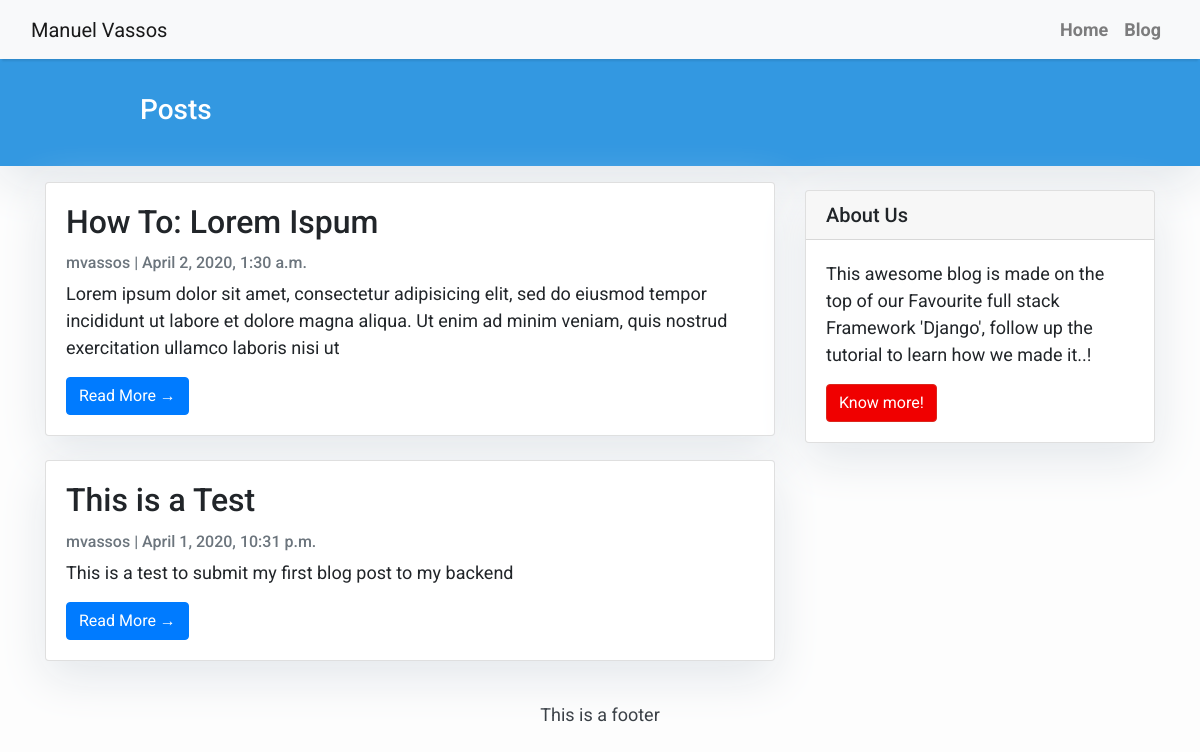
Screenshot of /blog/ with the database file from the repository.
### weblog/models.py (models this page shows, shortened)
class Post(models.Model):
    title = models.CharField(max_length=100, unique=True)
    slug = models.SlugField(max_length=100, unique=True)
    body = models.TextField()
    author = models.ForeignKey(User, on_delete=models.CASCADE, related_name='blog_posts')
    created_on = models.DateTimeField(db_index=True, auto_now_add=True)
    updated_on = models.DateTimeField(auto_now=True)
    status = models.IntegerField(choices=STATUS, default=0)
    class Meta:
        ordering = ['-created_on']

### weblog/views.py (the view)
# urls.py: path('blog/', views.PostList.as_view(), name='blog'),
class PostList(generic.ListView):
    queryset = Post.objects.filter(status=1).order_by('-created_on')
    template_name = 'index.html'

### templates/index.html (shortened to what this page needs)
{% extends "base.html" %}
{% block content %}
<header class="masthead">
    <div class="container">
        <div class="row">
            <div class=" col-md-8 col-md-10 mx-auto">
                <div class="site-heading">
                    <h3 class=" site-heading my-4 mt-3 text-white"> Posts </h3>
            </div>
        </div>
    </div>
</header>
<div class="container">
    <div class="row">
        <div class="col-md-8 mt-3 left">
            {% for post in post_list %}
            <div class="card mb-4">
                <div class="card-body">
                    <h2 class="card-title">{{ post.title }}</h2>
                    <p class="card-text text-muted h6">{{ post.author }} | {{ post.created_on}} </p>
                    <p class="card-text">{{post.body|slice:":200" }}</p>
                    <a href="{% url 'post_detail' post.slug  %}" class="btn btn-primary">Read More &rarr;</a>
                </div>
            </div>
            {% endfor %}
        </div>
        {% block sidebar %} {% include 'sidebar.html' %} {% endblock sidebar %}
    </div>
</div>
{%endblock%}

### templates/base.html (shortened to what this page needs)
<!DOCTYPE html>
<html>
    <head>
        <link rel="stylesheet" href="https://maxcdn.bootstrapcdn.com/bootstrap/4.0.0/css/bootstrap.min.css"
 />
    </head>
    <body>
        <nav class="navbar navbar-expand-lg navbar-light bg-light shadow" id="mainNav">
            <div class="container-fluid">
                <a class="navbar-brand" href="{% url 'home' %}">Manuel Vassos</a>
                <div class="collapse navbar-collapse" id="navbarResponsive">
                    <ul class="navbar-nav ml-auto">
                        <li class="nav-item text-black">
                            <a class="nav-link text-black font-weight-bold" href="{% url 'home' %}">Home</a>
                        </li>
                        <li class="nav-item text-black">
                            <a class="nav-link text-black font-weight-bold" href="{% url 'blog' %}">Blog</a>
                        </li>
                    </ul>
                </div>
            </div>
        </nav>
        {% block content %}{% endblock content %}
        <footer class="py-3 bg-grey">
            <p class="m-0 text-dark text-center ">This is a footer</p>
        </footer>
    </body>
</html>

### templates/sidebar.html (shortened to what this page needs)
        <div class="col-md-4 float-right ">
        <div class="card my-4">
                <h5 class="card-header">About Us</h5>
            <div class="card-body">
                <p class="card-text"> This awesome blog is made on the top of our Favourite full stack Framework 'Django', follow up the tutorial to learn how we made it..!</p>
                <a href="https://djangocentral.com/building-a-blog-application-with-django"
                   class="btn btn-danger">Know more!</a>
            </div>
        </div>
        </div>

### templates/base.html (style rules this page uses)
body { font-family: "Roboto", sans-serif; font-size: 17px; background-color: #fdfdfd; }
.shadow { box-shadow: 0 4px 2px -2px rgba(0, 0, 0, 0.1); }
.btn-danger { color: #fff; background-color: #f00000; border-color: #dc281e; }
.masthead { background: #3398E1; height: auto; padding-bottom: 15px; box-shadow: 0 16px 48px #E3E7EB; padding-top: 10px; }

### templates/index.html (style rules this page uses)
body { font-family: "Roboto", sans-serif; font-size: 18px; background-color: #fdfdfd; }
.card { box-shadow: 0 16px 48px #E3E7EB; }

### templates/sidebar.html (style rules this page uses)
.card { box-shadow: 0 16px 48px #E3E7EB; }

### rows the page displays
Post: title "How To: Lorem Ispum", author "mvassos", created_on "April 2, 2020, 1:30 a.m.", body "Lorem ipsum dolor sit amet, consectetur adipisicing elit, sed do eiusmod tempor incididunt ut labore et dolore magna aliqua. Ut enim ad minim veniam, quis nostrud exercitation ullamco laboris nisi ut"
Post: title "This is a Test", author "mvassos", created_on "April 1, 2020, 10:31 p.m.", body "This is a test to submit my first blog post to my backend"
